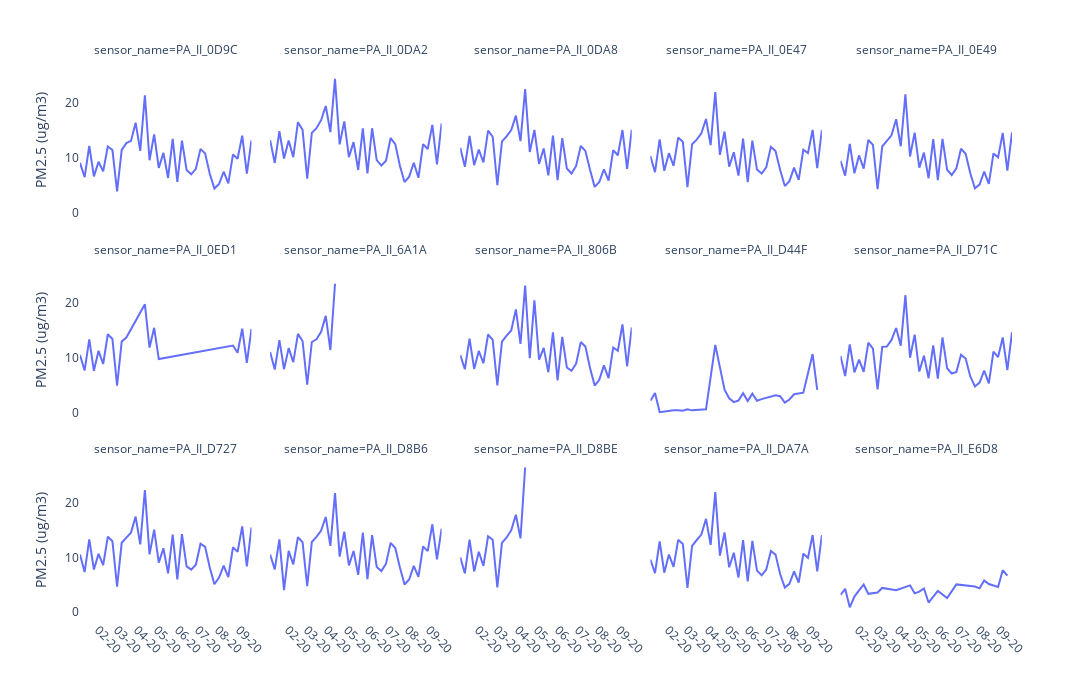

Here is the notebook cell this chart was saved with:
### Code cell
config = {'staticPlot': True}
labels = {'created_at':'','Channel A PM2.5 (ug/m3)':'PM2.5 (ug/m3)'}
fig = px.line(data.reset_index(), x="created_at",y="Channel A PM2.5 (ug/m3)",facet_col='sensor_name',facet_col_wrap=5,labels=labels, width=1200, height=700)
fig.update_layout(
    paper_bgcolor='rgba(0,0,0,0)',
    plot_bgcolor='rgba(0,0,0,0)'
)

fig.update_xaxes(
    tickangle=45,
    tickformat="%m-%y",
    nticks=10
)

# fig.show(config=config)
fig.show("png")
